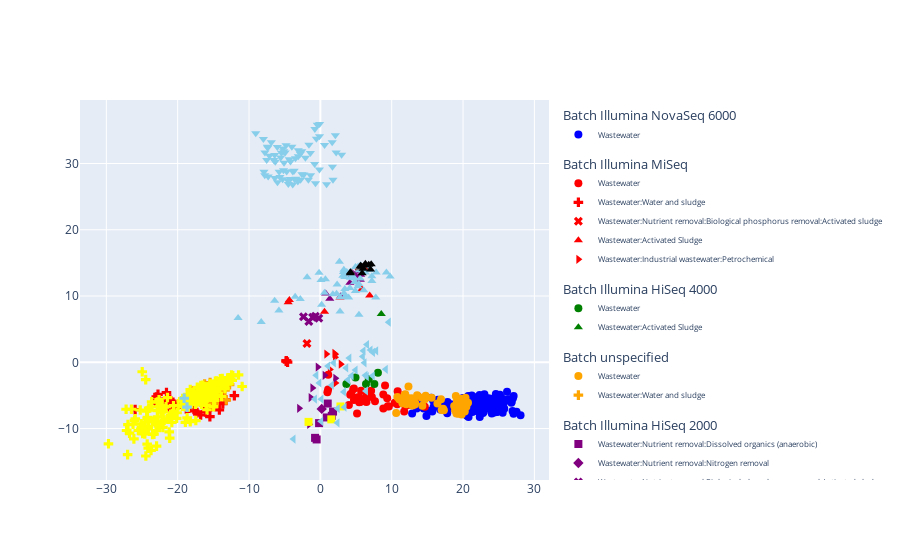

This figure's notebook cell:
### Code cell
plotPCA(otu_corrected_pd, sample_label="sample", batch_label=batch_label, experiment_label=exp_label)
